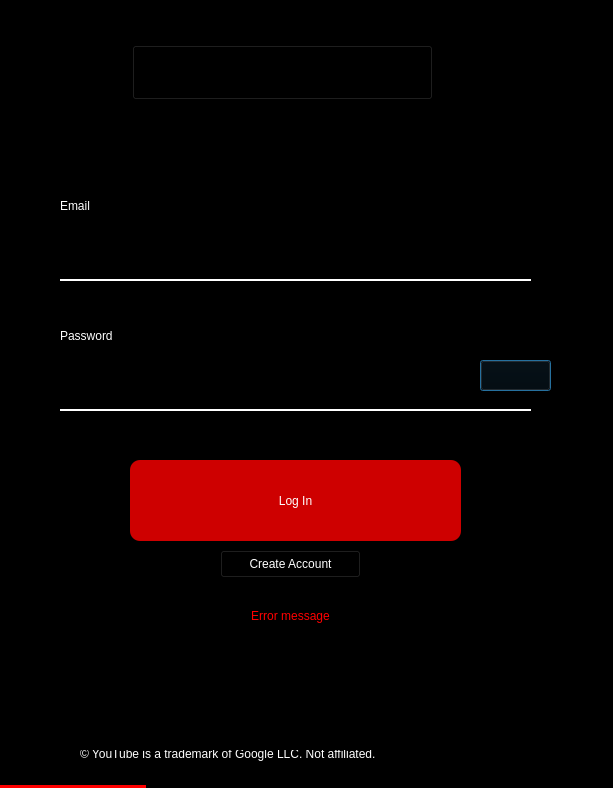
<?xml version="1.0" encoding="UTF-8"?>
<ui version="4.0">
 <class>Dialog</class>
 <widget class="QDialog" name="Dialog">
  <property name="geometry">
   <rect>
    <x>0</x>
    <y>0</y>
    <width>613</width>
    <height>788</height>
   </rect>
  </property>
  <property name="maximumSize">
   <size>
    <width>613</width>
    <height>788</height>
   </size>
  </property>
  <property name="windowTitle">
   <string>Dialog</string>
  </property>
  <property name="windowIcon">
   <iconset>
    <normaloff>youtubeIcon.png</normaloff>youtubeIcon.png</iconset>
  </property>
  <widget class="QFrame" name="frame">
   <property name="geometry">
    <rect>
     <x>-10</x>
     <y>-10</y>
     <width>631</width>
     <height>801</height>
    </rect>
   </property>
   <property name="styleSheet">
    <string notr="true">QFrame {
	background-color: rgb(0, 0, 0);
	border: 2px solid rgb(255, 255, 255); 
}</string>
   </property>
   <property name="frameShape">
    <enum>QFrame::StyledPanel</enum>
   </property>
   <property name="frameShadow">
    <enum>QFrame::Raised</enum>
   </property>
   <widget class="QLabel" name="label">
    <property name="geometry">
     <rect>
      <x>230</x>
      <y>20</y>
      <width>241</width>
      <height>111</height>
     </rect>
    </property>
    <property name="styleSheet">
     <string notr="true">QLabel {
	background-color: none;
	font: 57 30pt &quot;YouTube Sans Dark&quot;;
	color: rgb(255, 255, 255);
	border: none;
}</string>
    </property>
    <property name="text">
     <string>YouTube</string>
    </property>
   </widget>
   <widget class="QLabel" name="label_2">
    <property name="geometry">
     <rect>
      <x>130</x>
      <y>40</y>
      <width>101</width>
      <height>81</height>
     </rect>
    </property>
    <property name="styleSheet">
     <string notr="true">QLabel {
	background-color: none;
	border: none;
	image: url(:/icons/youtubeIcon.png);
}</string>
    </property>
    <property name="text">
     <string/>
    </property>
   </widget>
   <widget class="QLineEdit" name="emailLineEdit">
    <property name="geometry">
     <rect>
      <x>70</x>
      <y>240</y>
      <width>471</width>
      <height>51</height>
     </rect>
    </property>
    <property name="toolTip">
     <string>Enter your email account</string>
    </property>
    <property name="styleSheet">
     <string notr="true">QLineEdit {
	border-bottom: 2px solid rgb(255, 255, 255);
	border-right: none;
	border-left: none;
	border-top: none;
	background-color: transparent;
	font: 11pt &quot;MS Shell Dlg 2&quot;;
	color: rgb(255, 255, 255);
}

QLineEdit:focus {
	border-bottom: 3px solid rgb(255, 255, 255);
	border-right: none;
	border-left: none;
	border-top: none;
}

QToolTip {
	background-color: rgb(255, 255, 255);
	color: rgb(0, 0, 0);
}
</string>
    </property>
   </widget>
   <widget class="QLabel" name="label_3">
    <property name="geometry">
     <rect>
      <x>70</x>
      <y>190</y>
      <width>91</width>
      <height>51</height>
     </rect>
    </property>
    <property name="styleSheet">
     <string notr="true">QLabel {
	background-color: none;
	font: 57 20pt &quot;YouTube Sans Dark&quot;;
	color: rgb(255, 255, 255);
	border: none;
}</string>
    </property>
    <property name="text">
     <string>Email</string>
    </property>
   </widget>
   <widget class="QLabel" name="label_4">
    <property name="geometry">
     <rect>
      <x>70</x>
      <y>320</y>
      <width>151</width>
      <height>51</height>
     </rect>
    </property>
    <property name="styleSheet">
     <string notr="true">QLabel {
	background-color: none;
	font: 57 20pt &quot;YouTube Sans Dark&quot;;
	color: rgb(255, 255, 255);
	border: none;
}</string>
    </property>
    <property name="text">
     <string>Password</string>
    </property>
   </widget>
   <widget class="QLineEdit" name="passwordLineEdit">
    <property name="geometry">
     <rect>
      <x>70</x>
      <y>370</y>
      <width>471</width>
      <height>51</height>
     </rect>
    </property>
    <property name="toolTip">
     <string>Enter your password account</string>
    </property>
    <property name="styleSheet">
     <string notr="true">QLineEdit {
	border-bottom: 2px solid rgb(255, 255, 255);
	border-right: none;
	border-left: none;
	border-top: none;
	background-color: transparent;
	font: 11pt &quot;MS Shell Dlg 2&quot;;
	color: rgb(255, 255, 255);
}

QLineEdit:focus {
	border-bottom: 3px solid rgb(255, 255, 255);
	border-right: none;
	border-left: none;
	border-top: none;
}

QToolTip {
	background-color: rgb(255, 255, 255);
	color: rgb(0, 0, 0);
}
</string>
    </property>
    <property name="echoMode">
     <enum>QLineEdit::Password</enum>
    </property>
   </widget>
   <widget class="QPushButton" name="revealPasswordButton">
    <property name="geometry">
     <rect>
      <x>490</x>
      <y>370</y>
      <width>71</width>
      <height>31</height>
     </rect>
    </property>
    <property name="sizePolicy">
     <sizepolicy hsizetype="Minimum" vsizetype="Minimum">
      <horstretch>0</horstretch>
      <verstretch>0</verstretch>
     </sizepolicy>
    </property>
    <property name="cursor">
     <cursorShape>PointingHandCursor</cursorShape>
    </property>
    <property name="toolTip">
     <string>Reveal Password</string>
    </property>
    <property name="styleSheet">
     <string notr="true">QPushButton {
	background-color: transparent;
	
	image: url(:/icons/opennedEyeeIcon.png);
}

QToolTip {
	background-color: rgb(255, 255, 255);
	color: rgb(0, 0, 0);
}

</string>
    </property>
    <property name="text">
     <string/>
    </property>
    <property name="checkable">
     <bool>true</bool>
    </property>
   </widget>
   <widget class="QPushButton" name="LogButton">
    <property name="geometry">
     <rect>
      <x>140</x>
      <y>470</y>
      <width>331</width>
      <height>81</height>
     </rect>
    </property>
    <property name="cursor">
     <cursorShape>PointingHandCursor</cursorShape>
    </property>
    <property name="toolTip">
     <string>Log In to Youtube</string>
    </property>
    <property name="styleSheet">
     <string notr="true">QPushButton {
	background-color: rgb(206, 0, 0);
	color: rgb(255, 255, 255);
	font: 20pt &quot;MS Shell Dlg 2&quot;;
    border-radius: 10px;
}

QPushButton:hover {
	background-color: rgb(255, 0, 0);
}

QPushButton:pressed {
	background-color: rgb(206, 0, 0);
}

QToolTip {
	background-color: rgb(255, 255, 255);
	color: rgb(0, 0, 0);
}</string>
    </property>
    <property name="text">
     <string>Log In</string>
    </property>
   </widget>
   <widget class="QPushButton" name="createAccountButton">
    <property name="geometry">
     <rect>
      <x>230</x>
      <y>560</y>
      <width>141</width>
      <height>28</height>
     </rect>
    </property>
    <property name="cursor">
     <cursorShape>PointingHandCursor</cursorShape>
    </property>
    <property name="toolTip">
     <string>Sign Up</string>
    </property>
    <property name="styleSheet">
     <string notr="true">QPushButton {
	background-color: transparent;
	color: rgb(255, 255, 255);
	font: 10pt &quot;MS Shell Dlg 2&quot;;
}

QPushButton:hover {
	font: 10pt &quot;MS Shell Dlg 2&quot;;
	text-decoration: underline;
}

QPushButton:pressed{
	text-decoration: none;
}

QToolTip {
	background-color: rgb(255, 255, 255);
	color: rgb(0, 0, 0);
}</string>
    </property>
    <property name="text">
     <string>Create Account</string>
    </property>
   </widget>
   <widget class="QLabel" name="label_5">
    <property name="geometry">
     <rect>
      <x>90</x>
      <y>760</y>
      <width>421</width>
      <height>21</height>
     </rect>
    </property>
    <property name="styleSheet">
     <string notr="true">QLabel {
	border: none;
	color: rgb(255, 255, 255);
	background-color: none;
	font: 10pt &quot;MS Shell Dlg 2&quot;;
}</string>
    </property>
    <property name="text">
     <string>© YouTube is a trademark of Google LLC. Not affiliated.
</string>
    </property>
   </widget>
   <widget class="QPushButton" name="youtubeButton">
    <property name="geometry">
     <rect>
      <x>142</x>
      <y>55</y>
      <width>301</width>
      <height>55</height>
     </rect>
    </property>
    <property name="cursor">
     <cursorShape>PointingHandCursor</cursorShape>
    </property>
    <property name="styleSheet">
     <string notr="true">QPushButton {
	background-color: transparent;
}</string>
    </property>
    <property name="text">
     <string/>
    </property>
   </widget>
   <widget class="QLabel" name="errorLabel">
    <property name="geometry">
     <rect>
      <x>130</x>
      <y>610</y>
      <width>341</width>
      <height>31</height>
     </rect>
    </property>
    <property name="styleSheet">
     <string notr="true">QLabel {
	background-color: none;
	border: none;
	color: rgb(255, 0, 0);
	font: 10pt &quot;MS Shell Dlg 2&quot;;
}</string>
    </property>
    <property name="text">
     <string>Error message</string>
    </property>
    <property name="alignment">
     <set>Qt::AlignCenter</set>
    </property>
   </widget>
  </widget>
  <widget class="QProgressBar" name="progressBar">
   <property name="geometry">
    <rect>
     <x>0</x>
     <y>785</y>
     <width>611</width>
     <height>4</height>
    </rect>
   </property>
   <property name="styleSheet">
    <string notr="true">QProgressBar {
	background-color: transparent;
	border: none;
}

QProgressBar:chunk {
	background-color: rgb(255, 0, 0);
}</string>
   </property>
   <property name="value">
    <number>24</number>
   </property>
   <property name="textVisible">
    <bool>false</bool>
   </property>
  </widget>
 </widget>
 <resources>
  <include location="images.qrc"/>
 </resources>
 <connections/>
</ui>
